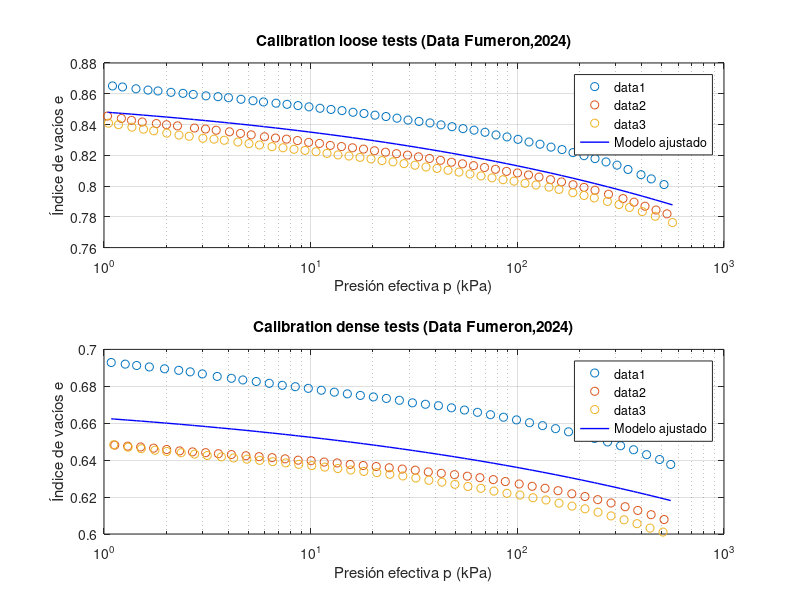

MATLAB code for this plot:
%% Data oed tests Fumeron, 2024

clear all;
clc;

p = [0.00,	0.25,	0.50,	1.01,	1.63,	2.25,	3.50,	4.75,	6.00,	9.11,	12.23, ...
    18.46,	26.39,	34.34,	46.38,	58.40,	80.89,	103.38,	125.87,	157.11,	196.13,	258.61, ...
    321.09	419.77	544.74	669.65	794.65	919.62]';

e1 = [0.87784,	0.87252,	0.87095,	0.86866,	0.86584,	0.86333,	0.86093, ...
      0.85916,	0.85801,	0.85508,	0.85341,	0.85080,	0.84819,	0.84621, ...
      0.84381,	0.84203,	0.83890,	0.83640,	0.83431,	0.83159,	0.82888, ...
      0.82491,	0.82136,	0.81635,	0.81113,	0.80675,	0.80226,	0.79850]';

e2 = [0.8606,	0.8544,	0.8513,	0.8449,	0.8414,	0.8381,	0.8338,	0.8314,	0.8301, ...
     0.8267,	0.8245,	0.8212,	0.8182,	0.8166,	0.8142,	0.8123,	0.8096,	0.8076, ...
     0.8058,	0.8037,	0.8014,	0.7979,	0.7950,	0.7911,	0.7870,	0.7828,	0.7790, 0.7761]';

e3 = [0.8697,	0.8560,	0.8530,	0.8496,	0.8458,	0.8425,	0.8394,	0.8374,	0.8360, ...
     0.8326,	0.8304,	0.8270,	0.8243,	0.8222,	0.8202,	0.8181,	0.8153,	0.8133, ...
     0.8115,	0.8092,	0.8069,	0.8032,	0.8004,	0.7960,	0.7912,	0.7870,	0.7834,	0.7800]';

e4 = [0.706770000000000,0.704020000000000,0.700980000000000,0.697280000000000,0.694440000000000,0.692440000000000,0.689880000000000,0.688270000000000,0.686180000000000,0.683430000000000,0.681340000000000,0.678490000000000,0.676120000000000,0.674600000000000,0.672610000000000,0.670990000000000,0.668620000000000,0.666910000000000,0.665300000000000,0.663400000000000,0.661220000000000,0.658090000000000,0.655810000000000,0.652390000000000,0.648600000000000,0.645270000000000,0.642330000000000,0.639580000000000]';
e5 = [0.661700000000000,0.656500000000000,0.652700000000000,0.651100000000000,0.649700000000000,0.648400000000000,0.646600000000000,0.644900000000000,0.644300000000000,0.642700000000000,0.641700000000000,0.640000000000000,0.638600000000000,0.637500000000000,0.636000000000000,0.635000000000000,0.633100000000000,0.631700000000000,0.630500000000000,0.628900000000000,0.627100000000000,0.624900000000000,0.622800000000000,0.620000000000000,0.616700000000000,0.614000000000000,0.611400000000000,0.609200000000000]';
e6 = [0.663300000000000,0.658700000000000,0.656300000000000,0.652400000000000,0.650100000000000,0.648000000000000,0.645400000000000,0.644100000000000,0.642900000000000,0.640900000000000,0.639400000000000,0.637200000000000,0.635400000000000,0.634000000000000,0.632900000000000,0.631000000000000,0.628900000000000,0.627200000000000,0.625800000000000,0.624000000000000,0.622200000000000,0.619500000000000,0.617100000000000,0.613600000000000,0.610000000000000,0.606700000000000,0.603800000000000,0.601200000000000]';
% p4 = [ 0.00	0.25	0.50	1.01	1.63	2.25	3.50	4.75	6.00	9.11	12.23	18.46	26.39	34.34	46.38	58.40	80.89	103.38	125.87	157.11	196.13	258.61	321.09	419.77	544.74	669.65	794.65	919.62];
% e4 = [0.6633	0.6587	0.6563	0.6524	0.6501	0.6480	0.6454	0.6441	0.6429	0.6409	0.6394	0.6372	0.6354	0.6340	0.6329	0.6310	0.6289	0.6272	0.6258	0.6240	0.6222	0.6195	0.6171	0.6136	0.6100	0.6067	0.6038	0.6012];

% Combinar los datos de índices de vacíos en un solo vector
e_combined = [e1;e2;e3;e4;e5;e6];
p_combined = repmat(p,6, 1); % Repetir el vector de presiones para cada conjunto
% p_combinedLOG = log(p_combined);
% Definir el modelo con la exponencial
modelo = @(params, p) params(1) * exp(-(3 * p / params(2)).^params(3));

% Valores iniciales para los parámetros [e0, hs, n]
param_init = [0.8, 6.847e7, 0.254];  

% Ejecutar lsqcurvefit para ajustar el modelo a los datos combinados
options = optimset('Display', 'iter', 'TolFun', 1e-8, 'TolX', 1e-8);
[param_ajustados, resnorm] = lsqcurvefit(modelo, param_init, p_combined, e_combined, [0.5, 1e3, 0.1], [1.1, 1e9, 1.1], options);

% Mostrar los resultados ajustados
disp('Parámetros ajustados:');
disp(['e0 = ', num2str(param_ajustados(1))]);
disp(['hs = ', num2str(param_ajustados(2))]);
disp(['n = ', num2str(param_ajustados(3))]);

% Graficar los datos originales y el ajuste del modelo
figure;
hold on;
plot(p, e4, 'bo', 'DisplayName', 'Id = 0.21');
plot(p, e5, 'ro', 'DisplayName', 'Id = 0.23');
plot(p, e6, 'go', 'DisplayName', 'Id = 0.26');

% Graficar la curva ajustada
% p_fit = linspace(min(p), max(p), 100);
p_fit = logspace(-1, log10(max(p_combined)), 200);  % Extiende a valores menores a 1

e_fit = modelo(param_ajustados, p_fit);

plot(p_fit, e_fit, 'k-', 'LineWidth', 2, 'DisplayName', 'model');

set(gca,'xscale','log')
xlabel('Pressure (p)');
ylabel('Void ratio (e)');
legend;
grid on;
title('hs and n parameters calibration');
% hold off;

%% Data oed test Cuitiño,2014
clear all;
clc;

p1 = [1.099097497	1.228642131	1.428074296	1.632367065	1.824765276	2.109176617	2.410904287	2.702582021	3.115122241	3.560755181	4.002678962	4.600841152	5.259013195	5.911707041	6.795155267	7.681171955	8.682715888	9.814850603	11.09460376	12.54122326	14.1764667	16.02492867	18.11441061	20.47633899	23.14623796	26.16426364	29.57580808	33.432182	37.79138646	42.71898528	48.28909109	54.58548004	61.7028518	69.74825389	78.84269168	89.1229484	100.7436423	113.8795524	128.7282467	145.5130545	164.4864244	185.933722	210.1775212	237.5824567	268.5607071	303.5781951	343.1615948	396.6474049	444.6348828	512.5069291];
e1 = [0.865081979	0.864401668	0.863222768	0.862387047	0.861816015	0.86091692	0.860256762	0.859567997	0.858636152	0.858101396	0.857431099	0.856393005	0.855469501	0.854679375	0.853873972	0.853126704	0.852304195	0.851481686	0.850558854	0.849799046	0.849039238	0.847965924	0.847168495	0.846070101	0.84519743	0.844111576	0.842900319	0.842002568	0.841042116	0.839768158	0.838594522	0.837333104	0.836347571	0.83496075	0.833235343	0.831936304	0.83036138	0.828648513	0.827186451	0.82531056	0.823710555	0.821746883	0.81974559	0.817844619	0.815680303	0.813591228	0.810787359	0.807390246	0.80465209	0.800956687];

p2 =[1.039541009	1.213675522	1.358237351	1.531066459	1.792523007	2.006031808	2.26759723	2.740485644	3.097816112	3.490053317	4.047526277	4.57528108	5.154590954	5.977943728	6.757404637	7.63849904	8.634478874	9.778465786	11.03296745	12.44378951	14.09770904	15.93590183	18.01377561	20.36258225	23.01764854	26.01890751	29.41149905	33.24644879	37.5814356	42.48165904	48.02082001	54.28222923	61.36006029	69.36076597	78.40467942	88.62782395	100.1839589	113.2468921	127.3019147	144.7046536	163.5726165	185.933722	210.1775212	237.5824567	276.1466428	324.5667937	366.8868856	414.7250718	468.8008537	529.9275482];
e2=[0.845496071	0.84393564	0.842709939	0.841631777	0.840629079	0.8398774	0.839130132	0.837714199	0.837067253	0.836285074	0.835257867	0.834209634	0.833281988	0.83202404	0.831201531	0.830491884	0.829594133	0.828410771	0.82771085	0.826414454	0.825677084	0.824867115	0.824019525	0.822946211	0.821998299	0.821050387	0.820127556	0.818991541	0.817943307	0.816719509	0.815495712	0.814460019	0.813261302	0.812075125	0.810901489	0.809552289	0.808516596	0.807217557	0.805854063	0.80416803	0.802680888	0.800867362	0.799141955	0.797291145	0.79469878	0.791850758	0.789527598	0.786886752	0.78443401	0.781943648];

p3 = [1.051188365	1.17508621	1.364738651	1.552539615	1.740370065	2.012748402	2.305814126	2.584777768	3.009362094	3.405543571	3.817555461	4.444640015	5.029775333	5.654018567	6.498957709	7.346353355	8.304240469	9.387025975	10.61099531	11.99455735	13.55852132	15.32640971	17.32481214	19.5837852	22.13730455	25.02377594	28.2866128	31.97488923	36.14407806	40.85688521	46.18419278	52.20612515	59.0132541	66.70796097	75.40597658	85.23812184	96.35227529	108.9155973	123.1170442	142.3062978	159.0791657	185.5887628	210.1775212	235.6053673	272.8696364	310.4190828	348.9450605	402.4345058	464.8996348	563.4177802];
e3 = [0.84088198	0.83990966	0.838284733	0.836983519	0.835920114	0.834414664	0.833134884	0.832378715	0.831079776	0.830477908	0.829768765	0.82862846	0.827557587	0.826695006	0.82559839	0.824901284	0.823890671	0.823168483	0.822358514	0.821235039	0.820249507	0.819527319	0.818642109	0.817656576	0.816545641	0.815723132	0.814574576	0.813551423	0.812390327	0.811454956	0.810268779	0.809070062	0.807846265	0.806597387	0.805348509	0.804112172	0.803201881	0.801764899	0.800687057	0.79930342	0.797836656	0.79569253	0.793890097	0.792287043	0.790000488	0.787982688	0.78610574	0.783387329	0.780371473	0.776271757];

p4 = [1.083932604	1.266663033	1.438630573	1.657386743	1.962868646	2.298736042	2.611933913	2.99088984	3.52985329	4.133789654	4.696987373	5.453391953	6.304267567	7.287854305	8.425102578	9.739709449	11.25932502	13.01604135	15.0469639	17.39487719	20.1091876	23.24705517	26.87418799	31.06636601	35.91411634	41.51830889	47.99573099	55.48341839	64.13916287	74.14489781	85.71116993	99.08101241	114.5356887	132.4003504	153.0510772	176.9216702	204.5142516	236.4094409	273.2770597	315.8905002	365.146005	422.0662016	487.8604891	552.3434545];
e4 = [0.692896606	0.692017928	0.691272816	0.690494283	0.689494259	0.68866401	0.687837753	0.68670596	0.685359209	0.684337739	0.683447402	0.682599404	0.681614319	0.680539673	0.67979067	0.678895147	0.677861239	0.676833842	0.675912047	0.675068886	0.674246596	0.673432443	0.672431191	0.671047389	0.670273974	0.669492476	0.66835284	0.66713997	0.665910826	0.664616586	0.663265385	0.66181654	0.660286324	0.658691011	0.65706315	0.655353919	0.65357959	0.651764576	0.649860054	0.647800928	0.64563602	0.64297459	0.640345761	0.637668319];

p5 = [1.127361788	1.301802183	1.504978927	1.737435906	2.009705624	2.322909104	2.681539777	3.104324786	3.577132251	4.134917501	4.86265974	5.628049917	6.506396396	7.521750273	8.695513008	10.05276757	11.62147936	13.43526045	15.53170913	17.95562473	20.75783617	23.99718478	27.74198138	32.07136061	37.07547771	42.86098776	49.65479029	57.28106884	65.92597163	76.48875071	87.46601856	102.0504921	117.967389	136.1205384	157.3356737	183.503006	212.4182162	244.8126712	284.0141823	332.2122663	382.5079064	443.9511852	512.8312511];
e5 = [0.648148309	0.647591091	0.647150226	0.646489995	0.645774666	0.64502201	0.644483244	0.644048735	0.643479539	0.643038669	0.64238274	0.641899556	0.641370201	0.640710652	0.639986007	0.639700924	0.638959952	0.6384958	0.63767351	0.637103523	0.636542501	0.635877475	0.635180249	0.63456789	0.633627784	0.63287581	0.632138943	0.631312708	0.630516119	0.629452781	0.62839983	0.627095881	0.625847829	0.624779803	0.623458601	0.621799622	0.620297314	0.618608431	0.61679964	0.614774838	0.612770437	0.610468562	0.607856957];

p6 = [1.114045462	1.307754944	1.515304674	1.763897097	2.011179369	2.363489276	2.744130433	3.159472036	3.699182034	4.239705976	4.911924629	5.666221783	6.550430874	7.572661102	8.754315687	10.12046798	11.69968087	13.52534909	15.63587411	18.07579541	20.89660863	24.1571719	27.92655837	32.28348213	37.31996551	43.14280468	49.87352003	57.65436476	66.64998372	77.0460709	89.06602195	102.9629828	119.0238202	137.5924796	159.0518454	183.8598668	212.5394996	245.685681	283.9976882	328.2816626	379.4713278	438.6332481	507.0279422];
e6 = [0.64834229	0.647012246	0.64620364	0.645385785	0.644699178	0.644023597	0.643293587	0.642511767	0.641793898	0.641184748	0.640527349	0.6398982	0.639173555	0.638522144	0.637716128	0.63705658	0.636242427	0.635460822	0.634654806	0.633897613	0.633238065	0.632326267	0.631447017	0.630307381	0.629102648	0.628093205	0.626912884	0.625748836	0.624761635	0.623233046	0.622050012	0.621100241	0.61964386	0.618437583	0.616708913	0.615111301	0.613653131	0.611805568	0.609795265	0.607687316	0.605595641	0.603200376	0.601046607];


% Combinar datos de los tres ensayos
p_combined = [p1,p2,p3]';
e_combined = [e1,e2,e3]';

% Ordenar los datos combinados por presión (p)
[p_combined, idx] = sort(p_combined);
e_combined = e_combined(idx);

% Función del modelo edométrico
model_fun = @(params, p) params(1) * exp(-(3*p/params(2)).^params(3)); 

% Valores iniciales para los parámetros: e0, hs, n
initial_params = [0.85, 3.97407e7, 0.235];

% Ajuste de curva
options = optimset('Display', 'iter');
params_optimized = lsqcurvefit(@(params, p) model_fun(params, p), ...
                                initial_params, p_combined, e_combined, [0.5,1e3,0.1], [0.9,1e9,1.0], options);

% Parámetros óptimos
e0_opt = params_optimized(1);
hs_opt = params_optimized(2);
n_opt = params_optimized(3);

% Calcular la curva ajustada
e_model = model_fun(params_optimized, p_combined);

% Graficar los resultados
subplot(2,1,1)
% semilogx(p_combined, e_combined, 'ro', 'LineWidth', 0.1, 'DisplayName', 'Datos experimentales');
semilogx(p_combined, e_combined, 'ro', 'LineWidth', 0.1, 'DisplayName', 'Datos experimentales');
semilogx(p1, e1, 'o'); hold on
semilogx(p2, e2, 'o'); hold on
semilogx(p3, e3, 'o'); hold on
hold on;
semilogx(p_combined, e_model, 'b-', 'LineWidth', 1, 'DisplayName', 'Modelo ajustado');
xlabel('Presión efectiva p (kPa)');
ylabel('Índice de vacíos e');
title('Calibration loose tests (Data Fumeron,2024)');
legend('show');
hold on
grid on;

% Mostrar parámetros optimizados
fprintf('Parámetros optimizados:\n');
fprintf('e0: %.4f\n', e0_opt);
fprintf('hs: %.4f kPa\n', hs_opt);
fprintf('n: %.4f\n', n_opt);

%%
% Combinar datos de los tres ensayos
p_combined = [p4,p5,p6]';
e_combined = [e4,e5,e6]';

% Ordenar los datos combinados por presión (p)
[p_combined, idx] = sort(p_combined);
e_combined = e_combined(idx);

% Función del modelo edométrico
model_fun = @(params, p) params(1) * exp(-(3*p/params(2)).^params(3)); 

% Valores iniciales para los parámetros: e0, hs, n
initial_params = [0.86, 1000, 0.5];

% Ajuste de curva
options = optimset('Display', 'iter');
params_optimized = lsqcurvefit(@(params, p) model_fun(params, p), ...
                                initial_params, p_combined, e_combined, [0.5,1e3,0.1], [0.9,1e9,1.0], options);

% Parámetros óptimos
e0_opt = params_optimized(1);
hs_opt = params_optimized(2);
n_opt = params_optimized(3);

% Calcular la curva ajustada
e_model = model_fun(params_optimized, p_combined);

% Graficar los resultados
subplot(2,1,2)
% semilogx(p_combined, e_combined, 'ro', 'LineWidth', 0.1, 'DisplayName', 'Datos experimentales');
semilogx(p_combined, e_combined, 'ro', 'LineWidth', 0.1, 'DisplayName', 'Datos experimentales');
semilogx(p4, e4, 'o'); hold on
semilogx(p5, e5, 'o'); hold on
semilogx(p6, e6, 'o'); hold on
hold on;
semilogx(p_combined, e_model, 'b-', 'LineWidth', 1, 'DisplayName', 'Modelo ajustado');
xlabel('Presión efectiva p (kPa)');
ylabel('Índice de vacíos e');
title('Calibration dense tests (Data Fumeron,2024)');
legend('show');
grid on;

% Mostrar parámetros optimizados
fprintf('Parámetros optimizados:\n');
fprintf('e0: %.4f\n', e0_opt);
fprintf('hs: %.4f kPa\n', hs_opt);
fprintf('n: %.4f\n', n_opt);

%%
%sueltos
OED_1 = [p1;e1]';
OED_2 = [p2;e2]';
OED_3 = [p3;e3]';

%densos
OED_4 = [p4;e4]';
OED_5 = [p5;e5]';
OED_6 = [p6;e6]';

save('test1.dat', 'OED_1', '-ascii');
save('test2.dat', 'OED_2', '-ascii');
save('test3.dat', 'OED_3', '-ascii');

save('test4.dat', 'OED_4', '-ascii');
save('test5.dat', 'OED_5', '-ascii');
save('test6.dat', 'OED_6', '-ascii');

%% CALIBRATION OF BETA, fumeron y cuitiño.
% p1 = [1.099097497	1.228642131	1.428074296	1.632367065	1.824765276	2.109176617	2.410904287	2.702582021	3.115122241	3.560755181	4.002678962	4.600841152	5.259013195	5.911707041	6.795155267	7.681171955	8.682715888	9.814850603	11.09460376	12.54122326	14.1764667	16.02492867	18.11441061	20.47633899	23.14623796	26.16426364	29.57580808	33.432182	37.79138646	42.71898528	48.28909109	54.58548004	61.7028518	69.74825389	78.84269168	89.1229484	100.7436423	113.8795524	128.7282467	145.5130545	164.4864244	185.933722	210.1775212	237.5824567	268.5607071	303.5781951	343.1615948	396.6474049	444.6348828	512.5069291]';
% e1 = [0.865081979	0.864401668	0.863222768	0.862387047	0.861816015	0.86091692	0.860256762	0.859567997	0.858636152	0.858101396	0.857431099	0.856393005	0.855469501	0.854679375	0.853873972	0.853126704	0.852304195	0.851481686	0.850558854	0.849799046	0.849039238	0.847965924	0.847168495	0.846070101	0.84519743	0.844111576	0.842900319	0.842002568	0.841042116	0.839768158	0.838594522	0.837333104	0.836347571	0.83496075	0.833235343	0.831936304	0.83036138	0.828648513	0.827186451	0.82531056	0.823710555	0.821746883	0.81974559	0.817844619	0.815680303	0.813591228	0.810787359	0.807390246	0.80465209	0.800956687]';
% 
% p6 = [1.114045462	1.307754944	1.515304674	1.763897097	2.011179369	2.363489276	2.744130433	3.159472036	3.699182034	4.239705976	4.911924629	5.666221783	6.550430874	7.572661102	8.754315687	10.12046798	11.69968087	13.52534909	15.63587411	18.07579541	20.89660863	24.1571719	27.92655837	32.28348213	37.31996551	43.14280468	49.87352003	57.65436476	66.64998372	77.0460709	89.06602195	102.9629828	119.0238202	137.5924796	159.0518454	183.8598668	212.5394996	245.685681	283.9976882	328.2816626	379.4713278	438.6332481	507.0279422]';
% e6 = [0.64834229	0.647012246	0.64620364	0.645385785	0.644699178	0.644023597	0.643293587	0.642511767	0.641793898	0.641184748	0.640527349	0.6398982	0.639173555	0.638522144	0.637716128	0.63705658	0.636242427	0.635460822	0.634654806	0.633897613	0.633238065	0.632326267	0.631447017	0.630307381	0.629102648	0.628093205	0.626912884	0.625748836	0.624761635	0.623233046	0.622050012	0.621100241	0.61964386	0.618437583	0.616708913	0.615111301	0.613653131	0.611805568	0.609795265	0.607687316	0.605595641	0.603200376	0.601046607]';


% %p1,e1 y p6,6 son el par suelto y denso respectivamente
p1 = [0.00,	0.25,	0.50,	1.01,	1.63,	2.25,	3.50,	4.75,	6.00,	9.11,	12.23, ...
    18.46,	26.39,	34.34,	46.38,	58.40,	80.89,	103.38,	125.87,	157.11,	196.13,	258.61, ...
    321.09	419.77	544.74	669.65	794.65	919.62]';

e1 = [0.87784,	0.87252,	0.87095,	0.86866,	0.86584,	0.86333,	0.86093, ...
      0.85916,	0.85801,	0.85508,	0.85341,	0.85080,	0.84819,	0.84621, ...
      0.84381,	0.84203,	0.83890,	0.83640,	0.83431,	0.83159,	0.82888, ...
      0.82491,	0.82136,	0.81635,	0.81113,	0.80675,	0.80226,	0.79850]';

p6 = [ 0.00	0.25	0.50	1.01	1.63	2.25	3.50	4.75	6.00	9.11	12.23	18.46	26.39	34.34	46.38	58.40	80.89	103.38	125.87	157.11	196.13	258.61	321.09	419.77	544.74	669.65	794.65	919.62];
e6 = [0.6633	0.6587	0.6563	0.6524	0.6501	0.6480	0.6454	0.6441	0.6429	0.6409	0.6394	0.6372	0.6354	0.6340	0.6329	0.6310	0.6289	0.6272	0.6258	0.6240	0.6222	0.6195	0.6171	0.6136	0.6100	0.6067	0.6038	0.6012];

phi_c = 34; % Ángulo de fricción crítica en grados

%fumeron,2024
ei0= 1.09;
ed0 = 0.610;
ec0 = 0.947


%
e01 = 0.88%0.869%0.877; 
e02 = 0.66%0.652%0.663;

%cuitiño,2016
% ei0 = 0.947;
% ed0 = 0.508;
% ec0 = 0.824;
% 
% e01 = 0.7576;  %0.869; 
% e02 = 0.5586; %0.652;


% 1. Calcular el parámetro 'a'
phi_c_rad = deg2rad(phi_c); % Convertir a radianes
a = (sqrt(3) * (3 - sin(phi_c_rad))) / (2 * sqrt(2) * sin(phi_c_rad));

% 2. Calcular f_d0
fd1 = (e01 - ed0) / (ec0 - ed0);
fd2 = (e02 - ed0) / (ec0 - ed0);

% Calcular módulos de rigidez incrementales (condición suelta)
dp1 = diff(p1);
de1 = diff(e1);
dp6 = diff(p6);
de6 = diff(e6);

E1_mod = mean(dp1./de1);

% Para condición densa
dp6 = diff(p6); % Diferencia de presiones
de6 = diff(e6); % Diferencia de vacíos
E2_mod = mean(dp6 ./ de6); % Promedio de las diferencias

% 4. Calcular bxeta_0 (ec. 24)
beta_0 = (3 + a^2 - a * sqrt(3) * fd1) / (3 + a^2 - a * sqrt(3) * fd2);

% Definir un rango común de presiones entre p1 y p6
min_p = max(min(p1), min(p6)); % Presión mínima común
max_p = min(max(p1), max(p6)); % Presión máxima común
common_p = linspace(min_p, max_p, 100); % Crear 100 puntos equidistantes en el rango común

% Interpolar las relaciones de vacíos para el rango común
e1_interp = interp1(p1, e1, common_p, 'linear'); % Interpolar vacíos suelta
e6_interp = interp1(p6, e6, common_p, 'linear'); % Interpolar vacíos densa

% Verificar que las interpolaciones no contengan valores nulos
if any(isnan(e1_interp)) || any(isnan(e6_interp))
    error('La interpolación contiene valores nulos. Verifica el rango de presiones.');
end

% Cálculo de ln(e1/e6) para cada posición
ln_e_ratio = log(e1_interp ./ e6_interp)'; % Relación logarítmica de vacíos

% 5. Calcular beta (ec. 25)
% ln_e_ratio = log(e1(1) / e6(1)); % Logaritmo de la relación de vacíos iniciales
ln_E_ratio = log(beta_0 * E2_mod / E1_mod); % Logaritmo de la relación de módulos
beta = mean(ln_E_ratio ./ ln_e_ratio);

% Imprimir resultados
fprintf('El parámetro "a" calculado es: %.4f\n', a);
fprintf('El módulo E1 (suelto) es: %.4f\n', E1_mod);
fprintf('El módulo E2 (denso) es: %.4f\n', E2_mod);
fprintf('El parámetro "beta_0" calculado es: %.4f\n', beta_0);
fprintf('El parámetro "beta" calculado es: %.4f\n', beta);
